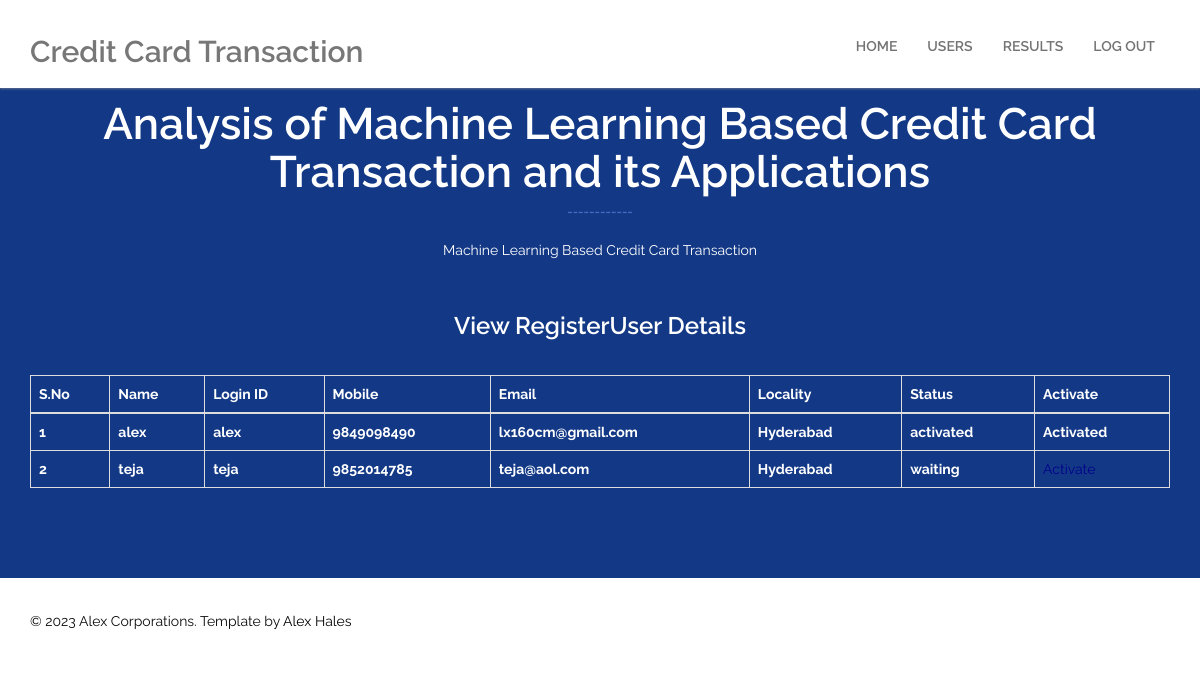
Page /ViewRegisteredUsers/ on the committed database.
### users/models.py (models this page shows, shortened)
class UserRegistrationModel(models.Model):
    name = models.CharField(max_length=100)
    loginid = models.CharField(unique=True, max_length=100)
    password = models.CharField(max_length=100)
    mobile = models.CharField(unique=True, max_length=100)
    email = models.CharField(unique=True, max_length=100)
    locality = models.CharField(max_length=100)
    address = models.CharField(max_length=1000)
    city = models.CharField(max_length=100)
    state = models.CharField(max_length=100)
    status = models.CharField(max_length=100)
    class Meta:
        db_table = 'UserRegistrations'

### admins/views.py (the view)
# urls.py: path("ViewRegisteredUsers/", admins.ViewRegisteredUsers, name="ViewRegisteredUsers"),
def ViewRegisteredUsers(request):
    data = UserRegistrationModel.objects.all()
    return render(request, 'admins/RegisteredUsers.html', {'data': data})

### templates/admins/RegisteredUsers.html (shortened to what this page needs)
{%extends 'admins/admin_base.html'%}
{%block contents%}
    <section id="pricing">
        <div class="container">
            <div class="section-header">
                <h2 class="section-title wow fadeInDown">Analysis of Machine Learning Based Credit Card Transaction and its Applications</h2>
                <p class="wow fadeInDown">Machine Learning Based Credit Card Transaction</p>
            </div>
        <h3 align="center" style="color:white;">View RegisterUser Details</h3></p><br>
        <table class="table table-bordered bg-light text-dark">
            <thead>
            <tr style="color:White;font-weight:bold;">
                <th>S.No</th>
                <th>Name</th>
                <th>Login ID</th>
                <th>Mobile</th>
                <th>Email</th>
                <th>Locality</th>
                <th>Status</th>
                <th>Activate</th>
            </tr>
            </thead>
            <tbody>
            {% for i in data %}
            <tr style="color:White;font-weight:bold;">
                <td>{{forloop.counter}}</td>
                <td>{{i.name}}</td>
                <td>{{i.loginid}}</td>
                <td>{{i.mobile}}</td>
                <td>{{i.email}}</td>
                <td>{{i.locality}}</td>
                <td>{{i.status}}</td>
                {% if i.status == 'waiting' %}
                <td><a class="btn-link" href="/AdminActivaUsers/?uid={{ i.id }}"
                       style="color:DARKBLUE">Activate</a></td>
                {% else %}
                <td> Activated</td>
                {% endif %}
            </tr>
            {% endfor %}
            </tbody>
        </table>
        </div>
    </section>
{%endblock%}

### templates/admins/admin_base.html (shortened to what this page needs)
{%load static%}
<!DOCTYPE html>
<html lang="en">
<head>
    <link href="{%static 'css/bootstrap.min.css'%}" rel="stylesheet">
    <link href="{%static 'css/font-awesome.min.css'%}" rel="stylesheet">
    <link href="{%static 'css/animate.min.css'%}" rel="stylesheet">
    <link href="{%static 'css/prettyPhoto.css'%}" rel="stylesheet">
    <link href="{%static 'css/styles.css'%}" rel="stylesheet">
        <link rel="stylesheet" type="text/css" href="{%static 'css/slider-style.css'%}" />
        <link rel="stylesheet" type="text/css" href="{%static 'css/slider-custom.css'%}" />
</head>
<body id="home">
    <header id="header">
        <nav id="main-nav" class="navbar navbar-default navbar-fixed-top" role="banner">
            <div class="container">
                <div class="navbar-header">
                    <a class="navbar-brand" href="{%url 'AdminHome'%}"><h2>Credit Card Transaction</h2></a>
                </div>
                <div class="collapse navbar-collapse navbar-right">
                    <ul class="nav navbar-nav">
                        <li><a href="{%url 'AdminHome'%}">Home</a></li>
                        <li><a href="{%url 'ViewRegisteredUsers'%}">Users</a></li>
                        <li><a href="{%url 'adminViewResults'%}">Results</a></li>
                        <li><a href="{%url 'index'%}">Log out</a></li>
                    </ul>
                </div>
            </div>
        </nav>
    </header>
{%block contents%}
{%endblock%}
    <footer id="footer">
        <div class="container">
            <div class="row">
                <div class="col-sm-6">
                    &copy; 2023 Alex Corporations. Template by <a target="_blank" href="#" title="Free Bootstrap Themes and HTML Templates">Alex Hales</a>
                </div>
            </div>
        </div>
    </footer>
</body>
</html>

### static/css/styles.css (style rules this page uses)
body { padding-top: 100px; background: #fff; font-family: 'Raleway', sans-serif; font-weight: 400; color: #282828; line-height: 26px; padding: 0; }
h1, h2, h3, h4, h5, h6 { font-weight: 600; font-family: 'Raleway', sans-serif; }
a { color: #45aed6; -webkit-transition: color 400ms, background-color 400ms; -moz-transition: color 400ms, background-color 400ms; -o-transition: color 400ms, background-color 400ms; transition: color 400ms, background-color 400ms; }
.section-header { margin-bottom: 50px; }
.section-header p { text-align:center; color: #000000; }
.section-header .section-title { font-size: 44px; position: relative; padding-bottom: 20px; margin: 0 0 20px; display: block; text-align: center; color: #133986; }
.section-header .section-title:before { content: "------------"; position: absolute; width: 140px; bottom: 4px; right: 0; width: 100px; color: #456AC0; margin: 0 auto; left: 0; right: 0; height: 8px; font-size: 13px; }
.navbar-nav>li>a { text-transform: uppercase; }
#main-nav.navbar-default { background: #FFFFFF; }
.navbar.navbar-default { border: 0; border-radius: 0; margin-bottom: 0; }
.navbar.navbar-default .navbar-brand { height: auto; padding: 15px 15px 1px; }
.navbar-default .navbar-nav>li>a { color: #FFFFFF; font-weight: 600; }
#main-nav.navbar-default { background: #FFFFFF; box-shadow: 0px 1px 2px rgba(145, 145, 145, 0.6); }
#main-nav.navbar-default .navbar-nav > li > a { padding-top: 32px; padding-bottom: 32px; border-top: 4px solid transparent; }
@media only screen and (min-width: 768px) { .navbar-default .navbar-nav>li>a { color: #737373; } }
#pricing h2, #pricing p { color:#fff !important; }
.navbar-nav { margin: 0; }
#pricing { padding: 100px 0 70px; background: #133986; }
#footer { padding-top: 30px; padding-bottom: 30px; color: #0B0B0B; background: #FFFFFF; }
#footer a { color: #000; }

### rows in the picture
UserRegistrationModel: name "alex", loginid "alex", mobile "9849098490", email "lx160cm@gmail.com", locality "Hyderabad", status "activated", shows "Activated"
UserRegistrationModel: name "teja", loginid "teja", mobile "9852014785", email "teja@aol.com", locality "Hyderabad", status "waiting"
